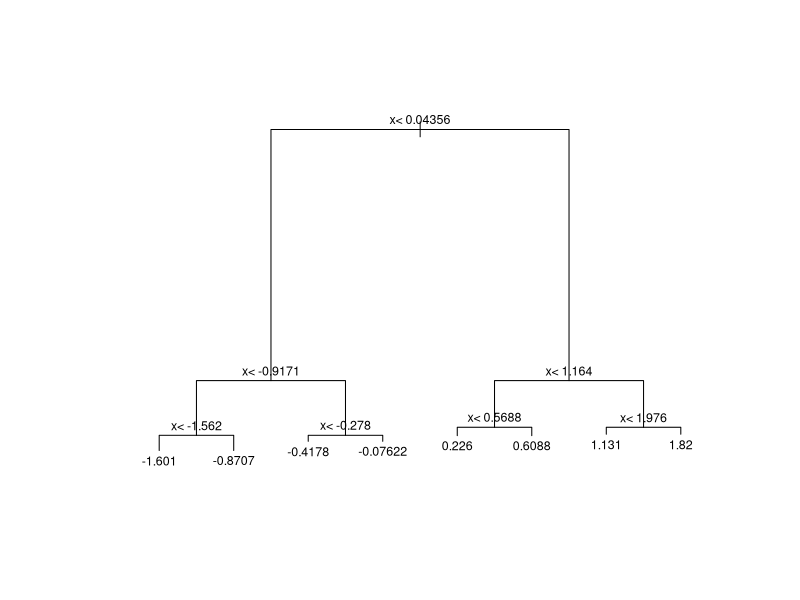

This figure's R source: (Note: this script raises an error after producing the figure.)
library(rpart)
n <- 1000
sigma <- 0.25

set.seed(1, sample.kind = "Rounding")
x <- rnorm(n, 0, 1)
y <- 0.75 * x + rnorm(n, 0, sigma)
dat <- data.frame(x = x, y = y)

#Q1)
fit <- rpart(y ~ ., data = dat) 

#Q2)
plot(fit, margin = 0.1)
text(fit, cex = 0.75)

#Q3)
dat %>% 
  mutate(y_hat = predict(fit)) %>% 
  ggplot() +
  geom_point(aes(x, y)) +
  geom_step(aes(x, y_hat), col = "red")

#Q4)
library(randomForest)
fit <- randomForest(y~., data = dat)
dat %>% 
  mutate(y_hat = predict(fit)) %>% 
  ggplot() +
  geom_point(aes(x, y)) +
  geom_step(aes(x, y_hat), col = "red")

#Q5)
plot(fit)

#Q6)
fit <- randomForest(y~., data = dat, nodesize = 50, maxnodes = 25)
dat %>% 
  mutate(y_hat = predict(fit)) %>% 
  ggplot() +
  geom_point(aes(x, y)) +
  geom_step(aes(x, y_hat), col = "red")
